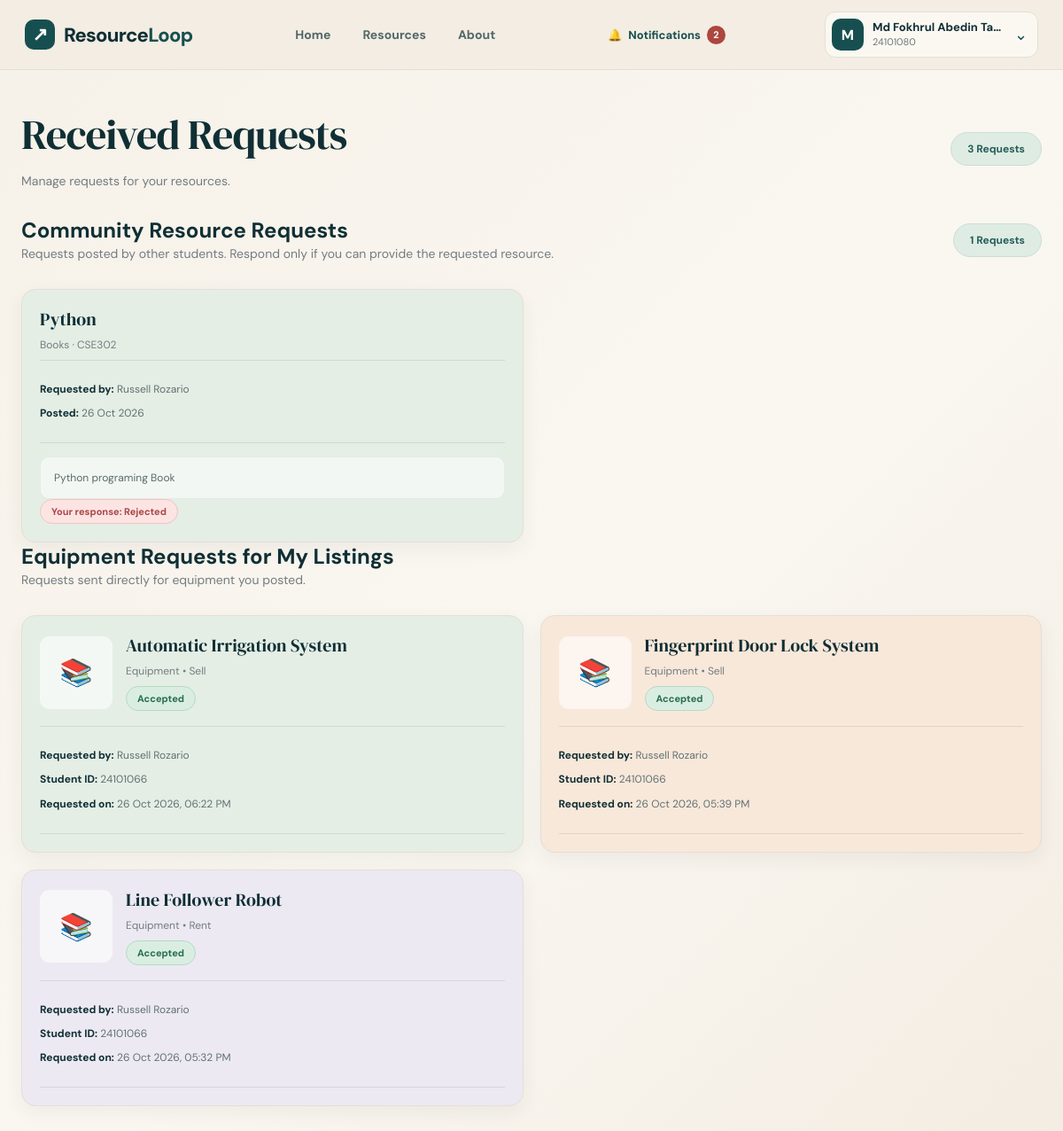
Screenshot of /requests/ (signed in) with the database file from the repository.
### requests_app/models.py (models this page shows, shortened)
class ResourceRequest(models.Model):
    CATEGORY_CHOICES = [
        ("books", "Books"),
        ("notes", "Notes"),
        ("equipment", "Equipment"),
        ("previous_questions", "Previous Questions"),
        ("course_materials", "Course Materials"),
    ]
    student = models.ForeignKey(
        Student,
        on_delete=models.CASCADE,
        related_name="resource_requests"
    )
    title = models.CharField(
        max_length=200
    )
    category = models.CharField(
        max_length=30,
        choices=CATEGORY_CHOICES
    )
    course_code = models.CharField(
        max_length=50,
        blank=True
    )
    description = models.TextField()
    created_at = models.DateTimeField(
        auto_now_add=True
    )

class ResourceRequestResponse(models.Model):
    STATUS_CHOICES = [("accepted", "Accepted"), ("rejected", "Rejected")]
    request = models.ForeignKey(
        ResourceRequest, on_delete=models.CASCADE, related_name="responses"
    )
    student = models.ForeignKey(
        Student, on_delete=models.CASCADE, related_name="community_request_responses"
    )
    status = models.CharField(max_length=10, choices=STATUS_CHOICES)
    created_at = models.DateTimeField(auto_now_add=True)
    updated_at = models.DateTimeField(auto_now=True)
    class Meta:
        constraints = [models.UniqueConstraint(
            fields=["request", "student"], name="unique_student_community_response"
        )]

class ProductRequest(models.Model):
    STATUS_CHOICES = [
        ("pending", "Pending"),
        ("accepted", "Accepted"),
        ("rejected", "Rejected"),
        ("cancelled", "Cancelled"),
    ]
    resource = models.ForeignKey(
        ResourceItem,
        on_delete=models.CASCADE,
        related_name="product_requests"
    )
    requester = models.ForeignKey(
        Student,
        on_delete=models.CASCADE,
        related_name="sent_product_requests"
    )
    message = models.TextField(
        blank=True
    )
    status = models.CharField(
        max_length=20,
        choices=STATUS_CHOICES,
        default="pending"
    )
    created_at = models.DateTimeField(
        auto_now_add=True
    )
    updated_at = models.DateTimeField(
        auto_now=True
    )
    class Meta:
        constraints = [
            models.UniqueConstraint(
                fields=["resource", "requester"],
                name="unique_resource_requester"
            )
        ]
        ordering = ["-created_at"]

### accounts/models.py (models this page shows, shortened)
class Student(models.Model):
    full_name = models.CharField(
        max_length=100
    )
    registration_id = models.CharField(
        max_length=50,
        unique=True
    )
    department = models.CharField(
        max_length=100
    )
    email = models.EmailField(
        unique=True
    )
    phone = models.CharField(
        max_length=15
    )
    password = models.CharField(
        max_length=128
    )

### resources/models.py (models this page shows, shortened)
class ResourceItem(models.Model):
    CATEGORY_CHOICES = [
        ('books', 'Books'),
        ('notes', 'Notes'),
        ('equipment', 'Equipment'),
        ('previous_questions', 'Previous Questions'),
        ('course_materials', 'Course Materials'),
    ]
    SHARE_TYPE_CHOICES = [
        ('share', 'Share'),
        ('rent', 'Rent'),
        ('sell', 'Sell'),
    ]
    student = models.ForeignKey(
        Student,
        on_delete=models.CASCADE,
        related_name="resource_items",
        null=True,
        blank=True
    )
    title = models.CharField(
        max_length=200
    )
    category = models.CharField(
        max_length=30,
        choices=CATEGORY_CHOICES
    )
    description = models.TextField(
        blank=True
    )
    author = models.CharField(
        max_length=150,
        blank=True
    )
    department = models.CharField(
        max_length=100,
        blank=True
    )
    course_code = models.CharField(
        max_length=50,
        blank=True
    )
    share_type = models.CharField(
        max_length=20,
        choices=SHARE_TYPE_CHOICES,
        default='share'
    )
    price = models.DecimalField(
        max_digits=30,
        decimal_places=2,
        null=True,
        blank=True
    )
    file = models.FileField(
        upload_to='resources/',
        blank=True,
        null=True
    )
    image = models.ImageField(
        upload_to='resource_images/',
        blank=True,
        null=True
    )
    created_at = models.DateTimeField(
        auto_now_add=True
    )

### requests_app/views.py (the view)
# urls.py: path('requests/', views.received_requests, name='received_requests'),
def received_requests(request):
    student = get_current_student(request)
    if not student:
        return redirect("login")
    requests_received = (
        ProductRequest.objects
        .filter(resource__student=student)
        .select_related("resource", "requester")
        .order_by("-created_at")
    )
    community_requests = list(
        ResourceRequest.objects.exclude(student=student)
        .select_related("student").order_by("-created_at")
    )
    my_responses = {r.request_id: r for r in
        ResourceRequestResponse.objects.filter(
            student=student, request_id__in=[r.id for r in community_requests]
        )}
    for community_request in community_requests:
        community_request.my_response = my_responses.get(community_request.id)
    return render(request, "received_requests.html", {
        "requests_received": requests_received,
        "community_requests": community_requests,
        "student": student,
    })

### requests_app/context_processors.py (called while the page is built)
def navbar_notifications(request):
    student_id = request.session.get("student_id")
    if not student_id:
        return {"navbar_unread_notifications": 0}
    return {
        "navbar_unread_notifications": WebsiteNotification.objects.filter(
            recipient_id=student_id, is_read=False
        ).count()
    }

### requests_app/views.py (called while the page is built)
def get_current_student(request):
    student_id = request.session.get("student_id")
    if not student_id:
        return None
    return Student.objects.filter(
        id=student_id
    ).first()

### templates/received_requests.html (shortened to what this page needs)
{% load static %}
{% load contact_links %}
<!DOCTYPE html>
<html lang="en">
<head>
    <link rel="stylesheet"
          href="{% static 'css/product_requests.css' %}">
    <link rel="stylesheet" href="{% static 'css/shared_theme.css' %}">
</head>
<body>
{% include 'includes/navbar.html' %}
<main class="container">
    <div class="page-header">
        <div>
            <h1>Received Requests</h1>
            <p>Manage requests for your resources.</p>
        </div>
        <span class="count">
            {{ requests_received|length }} Requests
        </span>
    </div>
    <div class="page-header"><div><h2>Community Resource Requests</h2><p>Requests posted by other students. Respond only if you can provide the requested resource.</p></div><span class="count">{{ community_requests|length }} Requests</span></div>
    <div class="request-grid">
        {% for wanted in community_requests %}
        <article class="request-card">
            <div class="product-info"><h3>{{ wanted.title }}</h3><p>{{ wanted.get_category_display }}{% if wanted.course_code %} · {{ wanted.course_code }}{% endif %}</p></div>
            <div class="requester-info"><p><strong>Requested by:</strong> {{ wanted.student.full_name }}</p><p><strong>Posted:</strong> {{ wanted.created_at|date:"d M Y" }}</p></div>
            <div class="message-box">{{ wanted.description|linebreaksbr }}</div>
            {% if wanted.my_response %}
                <span class="status {{ wanted.my_response.status }}">Your response: {{ wanted.my_response.get_status_display }}</span>
            {% endif %}
        </article>
        {% empty %}<div class="empty-state"><h2>No community resource requests yet</h2></div>{% endfor %}
    </div>
    <div class="page-header"><div><h2>Equipment Requests for My Listings</h2><p>Requests sent directly for equipment you posted.</p></div></div>
    <div class="request-grid">
        {% for product_request in requests_received %}
            <article class="request-card">
                <div class="card-top">
                    {% if product_request.resource.image %}
                        <img
                            src="{{ product_request.resource.image.url }}"
                            class="product-image"
                            alt="{{ product_request.resource.title }}">
                    {% else %}
                        <div class="placeholder">📚</div>
                    {% endif %}
                    <div class="product-info">
                        <h3>
                            <a href="{% url 'resource_detail' product_request.resource.id %}">
                                {{ product_request.resource.title }}
                            </a>
                        </h3>
                        <p>
                            {{ product_request.resource.get_category_display }}
                            •
                            {{ product_request.resource.get_share_type_display }}
                        </p>
                        <span class="status {{ product_request.status }}">
                            {{ product_request.get_status_display }}
                        </span>
                    </div>
                </div>
                <div class="requester-info">
                    <p>
                        <strong>Requested by:</strong>
                        {{ product_request.requester.full_name }}
                    </p>
                    <p>
                        <strong>Student ID:</strong>
                        {{ product_request.requester.registration_id }}
                    </p>
                    <p>
                        <strong>Requested on:</strong>
                        {{ product_request.created_at|date:"d M Y, h:i A" }}
                    </p>
                </div>
            </article>
        {% endfor %}
    </div>
</main>
</body>
</html>

### static/css/product_requests.css (style rules this page uses)
:root { --ink: #102f35; --teal: #174f50; --teal-dark: #103f41; --paper: #f6f1e8; --paper-soft: #fbf8f2; --nav-bg: #f3ede3; --muted: #747c81; --line: #e4dfd6; --green-soft: #e4eee5; --peach-soft: #f8e8da; --purple-soft: #ece9f2; --blue-soft: #e1edf4; --yellow-soft: #f8efd6; --shadow: 0 7px 22px rgba(34,52,48,.06); --hover-shadow: 0 15px 35px rgba(34,52,48,.11); }
* { margin: 0; padding: 0; box-sizing: border-box; }
body { font-family: 'DM Sans', Arial, sans-serif; background: linear-gradient( 135deg, #f6f1e8 0%, #faf7f1 55%, #f3ece2 100% ); color: var(--ink); min-height: 100vh; }
a { text-decoration: none; color: inherit; }
.container { max-width: 1240px; width: calc(100% - 48px); margin: 40px auto 70px; padding: 0; }
.page-header { display: flex; justify-content: space-between; align-items: center; gap: 20px; margin-bottom: 27px; }
.page-header h1 { font-family: 'DM Serif Display', Georgia, serif; font-size: clamp(34px, 4vw, 47px); font-weight: 400; letter-spacing: -1px; margin-bottom: 9px; color: var(--ink); }
.page-header p { color: var(--muted); font-size: 14px; line-height: 1.7; }
.count { display: inline-flex; align-items: center; justify-content: center; padding: 10px 18px; border-radius: 30px; color: #245f58; background: #dfece4; border: 1px solid #cbded3; font-size: 12px; font-weight: 700; white-space: nowrap; }
.request-grid { display: grid; grid-template-columns: repeat(2, minmax(0, 1fr)); gap: 19px; }
.request-card { min-width: 0; padding: 20px; background: var(--paper-soft); border: 1px solid var(--line); border-radius: 16px; box-shadow: var(--shadow); transition: transform .25s, box-shadow .25s; }
.request-card:nth-child(5n + 1) { background: var(--green-soft); }
.request-card:nth-child(5n + 2) { background: var(--peach-soft); }
.request-card:nth-child(5n + 3) { background: var(--purple-soft); }
.card-top { display: flex; gap: 15px; align-items: center; margin-bottom: 17px; }
.product-image, .placeholder { height: 82px; width: 82px; flex-shrink: 0; object-fit: cover; border-radius: 11px; }
.placeholder { display: flex; justify-content: center; align-items: center; background: rgba(255,255,255,.6); font-size: 30px; }
.product-info { min-width: 0; }
.product-info h3 { font-family: 'DM Serif Display', Georgia, serif; font-size: 20px; font-weight: 400; line-height: 1.35; color: var(--ink); margin-bottom: 7px; overflow-wrap: anywhere; }
.product-info a { color: inherit; transition: .2s; }
.product-info p { color: #747d80; font-size: 12px; margin-bottom: 9px; }
.status { display: inline-block; padding: 6px 12px; border-radius: 30px; font-size: 11px; font-weight: 700; }
.status.accepted { background: #d9eee1; color: #276e51; border: 1px solid #b7d9c6; }
.status.rejected { background: #fce4e3; color: #aa4646; border: 1px solid #eec5c2; }
.requester-info { padding: 15px 0; border-top: 1px solid rgba(53,83,75,.13); border-bottom: 1px solid rgba(53,83,75,.13); }
.requester-info p { font-size: 12px; line-height: 1.6; margin: 8px 0; color: #617174; overflow-wrap: anywhere; }
.requester-info strong { color: var(--ink); font-weight: 700; }
.message-box { margin-top: 15px; padding: 13px 15px; background: rgba(255,255,255,.55); border: 1px solid rgba(65,88,75,.08); border-radius: 10px; color: #586c6b; font-size: 12px; line-height: 1.7; overflow-wrap: anywhere; }

### static/css/shared_theme.css (style rules this page uses)
:root { --rl-bg:#F6F1E8; --rl-nav:#F3EDE3; --rl-ink:#102F35; --rl-teal:#174F50; --rl-green:#DCEBE3; --rl-peach:#F8E8DA; --rl-border:#E4DFD6; }
html { scroll-behavior:smooth; }
body { background-color:var(--rl-bg); color:var(--rl-ink); }
body .form-box,body .request-card,body .resource-card,body .info-card,body .contact-card,body .detail-card,body .profile-sidebar,body .stat-card,body .card,body .filter-box { border-color:var(--rl-border); }

### rows the page displays
ResourceRequest: title "Python", category "Books", course_code "CSE302", student.full_name "Russell Rozario", created_at "26 Oct 2026", description "Python programing Book", my_response.status "Rejected"
ProductRequest: resource "Automatic Irrigation System", resource.category "Equipment", resource.share_type "Sell", status "Accepted", requester.full_name "Russell Rozario", requester.registration_id "24101066", created_at "26 Oct 2026, 06:22 PM"
ProductRequest: resource "Fingerprint Door Lock System", resource.category "Equipment", resource.share_type "Sell", status "Accepted", requester.full_name "Russell Rozario", requester.registration_id "24101066", created_at "26 Oct 2026, 05:39 PM"
ProductRequest: resource "Line Follower Robot", resource.category "Equipment", resource.share_type "Rent", status "Accepted", requester.full_name "Russell Rozario", requester.registration_id "24101066", created_at "26 Oct 2026, 05:32 PM"

### other values shown
{{ navbar_unread_notifications }} "2"
{{ request.session.full_name|default:'S'|slice:':1'|upper }} "M"
{{ request.session.full_name|default:'Student' }} "Md Fokhrul Abedin Ta…"
{{ request.session.registration_id|default:'Student ID' }} "24101080"
{{ requests_received|length }} "3"
{{ community_requests|length }} "1"
